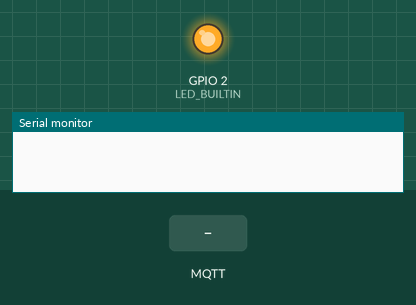
This sketch was run on a simulated ESP8266 (NodeMCU). On the bench: output pins drawn as LEDs (lit = HIGH, except the on-board LED, lit = LOW), the last lines printed to the serial monitor. Dashed ring = blinking. The test bench sets the inputs (shaded band). WiFi joins after 1.5 s; servers stay silent unless stated; network time is answered at once with the bench clock; the local clock reads 2024-03-15 10:24:30 at power-on unless the sketch sets it; storage starts empty; no MQTT or app messages arrive unless stated.

Above: at 0.0 s.
At 6.7 s:
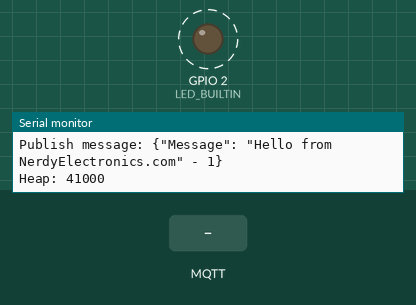
6.8 s: MQTT message "1" arrives on the first subscribed topic
9.8 s: MQTT message "on" arrives on the first subscribed topic
12.8 s: MQTT message "off" arrives on the first subscribed topic
Timing chart, 0 to 21.8 s (numbered marks = the images above; inputs shaded):
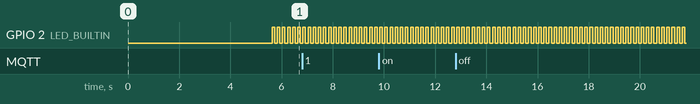

The sketch:

AWS_IOT_NodeMCU.ino
```cpp
/******************************************************************************************
Connect NodeMCU to AWS IoT Core.
Publish Messages from NodeMCU to the Core

Tutorial by https://nerdyelectronics.com:
1)  AWS IoT - Create a Thing
    https://nerdyelectronics.com/iot/how-to-create-a-thing-in-aws-iot/
2)  Convert Certificates from .pem to .der format
    https://nerdyelectronics.com/iot/how-to-convert-certificates-from-pem-to-der-format/
3)  Connect NodeMCU to AWS IoT Core
    https://nerdyelectronics.com/iot/how-to-connect-nodemcu-to-aws-iot-core/

*********************************************************************************************/

#include "FS.h"
#include <ESP8266WiFi.h>
#include <PubSubClient.h>
#include <NTPClient.h>
#include <WiFiUdp.h>

// Update these with values suitable for your network.

const char* ssid = "XXXXXXXXX";   //Edit this line and put in your Wifi Name
const char* password = "XXXXXXXXXXXXXX";   //Edit this line and put in your Wifi Password
int count = 0;
WiFiUDP ntpUDP;
NTPClient timeClient(ntpUDP, "pool.ntp.org");

const char* AWS_endpoint = "XXXXXXXXXXX-ats.iot.us-east-2.amazonaws.com"; // Edit your AWS Endpoint here

void callback(char* topic, byte* payload, unsigned int length)
{
  Serial.print("Message arrived [");
  Serial.print(topic);
  Serial.print("] ");
  for (int i = 0; i < length; i++)
  {
    Serial.print((char)payload[i]);
  }
  Serial.println();
}

WiFiClientSecure espClient;
PubSubClient client(AWS_endpoint, 8883, callback, espClient); //set MQTT port number to 8883 as per //standard
long lastMsg = 0;
char msg[50];  //buffer to hold the message to be published
int value = 0;

void setup_wifi()
{

  delay(10);
  // We start by connecting to a WiFi network
  espClient.setBufferSizes(512, 512);
  Serial.println();
  Serial.print("Connecting to ");
  Serial.println(ssid);

  WiFi.begin(ssid, password);

  while (WiFi.status() != WL_CONNECTED) {
    delay(500);
    Serial.print(".");
  }

  Serial.println("");
  Serial.println("WiFi connected");
  Serial.println("IP address: ");
  Serial.println(WiFi.localIP());

  timeClient.begin();
  while (!timeClient.update()) {
    timeClient.forceUpdate();
  }

  espClient.setX509Time(timeClient.getEpochTime());

}

void reconnect()
{
  // Loop until we're reconnected
  while (!client.connected())
  {
    Serial.print("Attempting MQTT connection...");
    // Attempt to connect
    if (client.connect("ESPthing"))
    {
      Serial.println("connected");
      // Once connected, publish an announcement...
      client.publish("outTopic", "hello world");
      // ... and resubscribe
      client.subscribe("inTopic");
    }
    else
    {
      Serial.print("failed, rc=");
      Serial.print(client.state());
      Serial.println(" try again in 5 seconds");

      char buf[256];
      espClient.getLastSSLError(buf, 256);
      Serial.print("WiFiClientSecure SSL error: ");
      Serial.println(buf);

      // Wait 5 seconds before retrying
      delay(5000);
    }
  }
}

void setup()
{
  Serial.begin(115200);
  Serial.setDebugOutput(true);
  // initialize digital pin LED_BUILTIN as an output.
  pinMode(LED_BUILTIN, OUTPUT);
  setup_wifi();
  delay(1000);
  if (!SPIFFS.begin())
  {
    Serial.println("Failed to mount file system");
    return;
  }

  Serial.print("Heap: "); Serial.println(ESP.getFreeHeap());

  // Load certificate file
  File cert = SPIFFS.open("/cert.der", "r"); //replace cert.crt with your uploaded file name
  if (!cert)
  {
    Serial.println("Failed to open cert file");
  }
  else
    Serial.println("Success to open cert file");

  delay(1000);

  if (espClient.loadCertificate(cert)) // add the thing certificate to the client
    Serial.println("cert loaded");
  else
    Serial.println("cert not loaded");

  // Load private key file
  File private_key = SPIFFS.open("/private.der", "r"); //replace private with your uploaded file name
  if (!private_key)
  {
    Serial.println("Failed to open private cert file");
  }
  else
    Serial.println("Success to open private cert file");

  delay(1000);

  if (espClient.loadPrivateKey(private_key))  // add the private key to the client
    Serial.println("private key loaded");
  else
    Serial.println("private key not loaded");

  // Load CA file
  File ca = SPIFFS.open("/ca.der", "r"); //replace ca with your uploaded file name
  if (!ca)
  {
    Serial.println("Failed to open ca ");
  }
  else
    Serial.println("Success to open ca");

  delay(1000);

  if (espClient.loadCACert(ca))   // add the AWS root certificate to the client
    Serial.println("ca loaded");
  else
    Serial.println("ca failed");

  Serial.print("Heap: "); Serial.println(ESP.getFreeHeap());
}

void loop()
{
  if (!client.connected())
  {
    reconnect();
  }
  client.loop();

  long now = millis();
  if (now-lastMsg > 5000)
  {
    lastMsg = now;
    count++;
    //create the message to be sent
    snprintf (msg, 75, "{\"Message\": \"Hello from NerdyElectronics.com\" - %d}", count);
    Serial.print("Publish message: ");
    Serial.println(msg);

    // publish messages to the topic "outTopic"
    client.publish("outTopic", msg);
    Serial.print("Heap: "); Serial.println(ESP.getFreeHeap()); //Low heap can cause problems
  }
  digitalWrite(LED_BUILTIN, HIGH); // turn the LED on (HIGH is the voltage level)
  delay(100); // wait for a second
  digitalWrite(LED_BUILTIN, LOW); // turn the LED off by making the voltage LOW
  delay(100); // wait for a second
}
```

Measured:
- by itself, GPIO 2 (LED_BUILTIN): alternates HIGH for 0.10 s and LOW for 0.10 s
